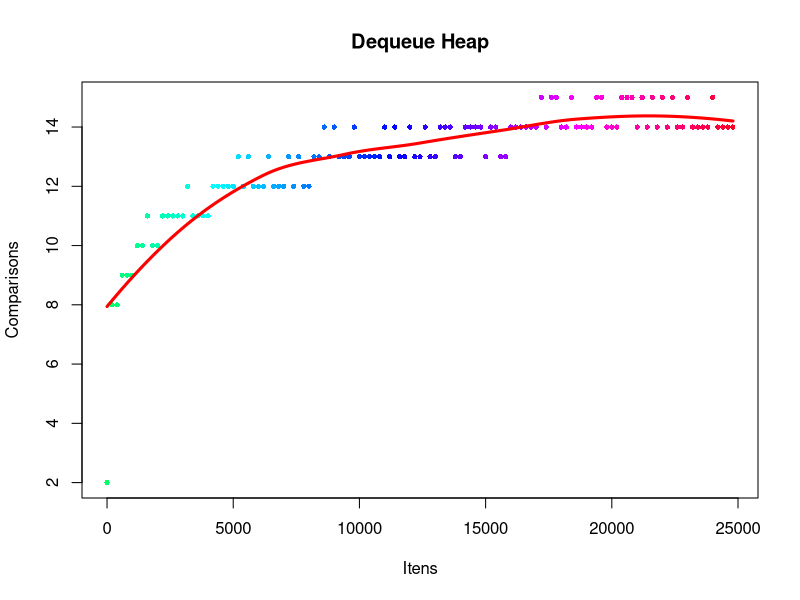

Write the R code that produced this figure.
pdf("R-DequeueHeap.pdf")
Itens <- c(0,200,400,600,800,1000,1200,1400,1600,1800,2000,2200,2400,2600,2800,3000,3200,3400,3600,3800,4000,4200,4400,4600,4800,5000,5200,5400,5600,5800,6000,6200,6400,6600,6800,7000,7200,7400,7600,7800,8000,8200,8400,8600,8800,9000,9200,9400,9600,9800,10000,10200,10400,10600,10800,11000,11200,11400,11600,11800,12000,12200,12400,12600,12800,13000,13200,13400,13600,13800,14000,14200,14400,14600,14800,15000,15200,15400,15600,15800,16000,16200,16400,16600,16800,17000,17200,17400,17600,17800,18000,18200,18400,18600,18800,19000,19200,19400,19600,19800,20000,20200,20400,20600,20800,21000,21200,21400,21600,21800,22000,22200,22400,22600,22800,23000,23200,23400,23600,23800,24000,24200,24400,24600,24800)
Comparisons <- c(2,8,8,9,9,9,10,10,11,10,10,11,11,11,11,11,12,11,11,11,11,12,12,12,12,12,13,12,13,12,12,12,13,12,12,12,13,12,13,12,12,13,13,14,13,14,13,13,13,14,13,13,13,13,13,14,13,14,13,13,14,13,13,14,13,13,14,14,14,13,13,14,14,14,14,13,14,14,13,13,14,14,14,14,14,14,15,14,15,15,14,14,15,14,14,14,14,15,15,14,14,14,15,15,15,14,15,14,15,14,15,14,15,14,14,15,14,14,14,14,15,14,14,14,14)
df <- data.frame(Itens, Comparisons)
lo <- loess(Comparisons~Itens)
bonito <- rainbow(130, start = 0.4, end = 1)
plot(df, col = bonito, type = 'p', pch = 16, cex = .7)
lines(Itens, predict(lo), col = "red", lwd = 3)
title(main="Dequeue Heap")
